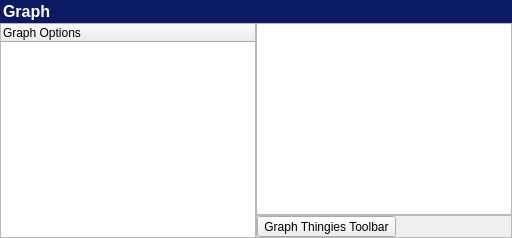
      <widget class="QWidget" name="pageGraph">
       <layout class="QGridLayout" name="gridLayout_160">
        <property name="margin">
         <number>0</number>
        </property>
        <property name="spacing">
         <number>0</number>
        </property>
        <item row="0" column="0" colspan="2">
         <widget class="QFrame" name="frameGraphHeader">
          <property name="minimumSize">
           <size>
            <width>0</width>
            <height>23</height>
           </size>
          </property>
          <property name="styleSheet">
           <string notr="true">background-color: rgb(11, 27, 99);</string>
          </property>
          <property name="frameShape">
           <enum>QFrame::NoFrame</enum>
          </property>
          <property name="frameShadow">
           <enum>QFrame::Raised</enum>
          </property>
          <layout class="QGridLayout" name="gridLayout_156">
           <property name="margin">
            <number>0</number>
           </property>
           <property name="spacing">
            <number>0</number>
           </property>
           <item row="0" column="0">
            <widget class="QLabel" name="labelGraphHeader">
             <property name="styleSheet">
              <string notr="true">color: rgb(255, 255, 255);</string>
             </property>
             <property name="text">
              <string>&lt;!DOCTYPE HTML PUBLIC &quot;-//W3C//DTD HTML 4.0//EN&quot; &quot;http://www.w3.org/TR/REC-html40/strict.dtd&quot;&gt;
&lt;html&gt;&lt;head&gt;&lt;meta name=&quot;qrichtext&quot; content=&quot;1&quot; /&gt;&lt;style type=&quot;text/css&quot;&gt;
p, li { white-space: pre-wrap; }
&lt;/style&gt;&lt;/head&gt;&lt;body style=&quot; font-family:'MS Shell Dlg 2'; font-size:8.25pt; font-weight:400; font-style:normal;&quot;&gt;
&lt;p style=&quot; margin-top:0px; margin-bottom:0px; margin-left:0px; margin-right:0px; -qt-block-indent:0; text-indent:0px;&quot;&gt;&lt;img src=&quot;:/Icons/FileType/Resource/24x24 File Type/Graph.png&quot; /&gt;&lt;span style=&quot; font-size:8pt;&quot;&gt; &lt;/span&gt;&lt;span style=&quot; font-size:12pt; font-weight:600;&quot;&gt;Graph&lt;/span&gt;&lt;/p&gt;&lt;/body&gt;&lt;/html&gt;</string>
             </property>
             <property name="alignment">
              <set>Qt::AlignLeading|Qt::AlignLeft|Qt::AlignVCenter</set>
             </property>
            </widget>
           </item>
          </layout>
         </widget>
        </item>
        <item row="1" column="0" rowspan="2">
         <widget class="QTreeWidget" name="treeWidgetGraph">
          <property name="sizePolicy">
           <sizepolicy hsizetype="Preferred" vsizetype="Expanding">
            <horstretch>0</horstretch>
            <verstretch>0</verstretch>
           </sizepolicy>
          </property>
          <column>
           <property name="text">
            <string>Graph Options</string>
           </property>
          </column>
         </widget>
        </item>
        <item row="1" column="1">
         <widget class="QGraphicsView" name="graphicsViewGraph">
          <property name="sizePolicy">
           <sizepolicy hsizetype="MinimumExpanding" vsizetype="Expanding">
            <horstretch>0</horstretch>
            <verstretch>0</verstretch>
           </sizepolicy>
          </property>
         </widget>
        </item>
        <item row="2" column="1">
         <widget class="QFrame" name="frameGraphToolbar">
          <property name="frameShape">
           <enum>QFrame::StyledPanel</enum>
          </property>
          <property name="frameShadow">
           <enum>QFrame::Raised</enum>
          </property>
          <layout class="QGridLayout" name="gridLayout_31">
           <property name="margin">
            <number>0</number>
           </property>
           <property name="spacing">
            <number>0</number>
           </property>
           <item row="0" column="0">
            <layout class="QGridLayout" name="gridLayout_177">
             <item row="0" column="0">
              <widget class="QToolButton" name="toolButtonGraph1">
               <property name="text">
                <string>Graph Thingies Toolbar</string>
               </property>
              </widget>
             </item>
             <item row="0" column="1">
              <spacer name="horizontalSpacer_52">
               <property name="orientation">
                <enum>Qt::Horizontal</enum>
               </property>
               <property name="sizeHint" stdset="0">
                <size>
                 <width>40</width>
                 <height>20</height>
                </size>
               </property>
              </spacer>
             </item>
            </layout>
           </item>
          </layout>
         </widget>
        </item>
       </layout>
      </widget>
